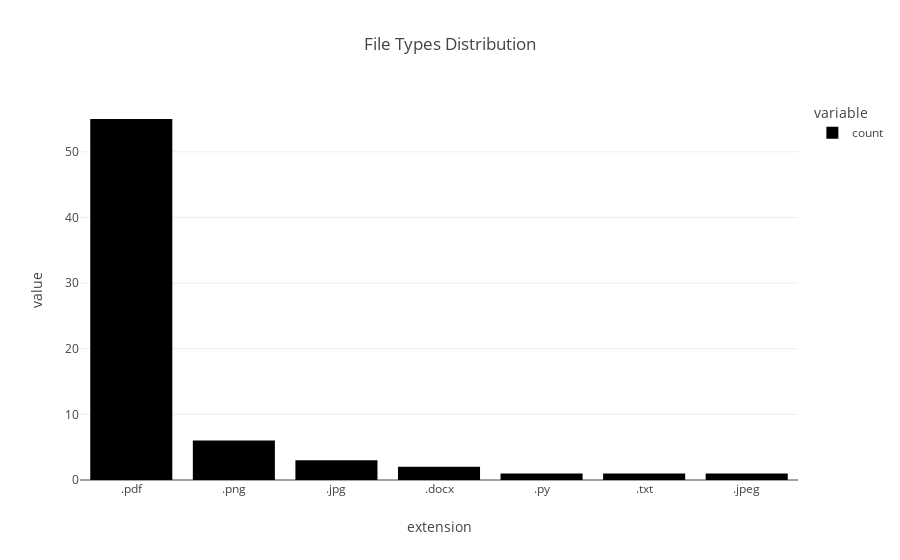

Source (notebook cell):
### Code cell
# Basic Analysis: File Extensions
if df is not None:
    # Extract extension
    df['extension'] = df['filename'].apply(lambda x: os.path.splitext(x)[1].lower() if os.path.splitext(x)[1] else 'No Ext')
    
    # Count extensions
    ext_counts = df['extension'].value_counts()
    print("\nFile Extension Counts:")
    print(ext_counts)
    
    # Plot
    try:
        import plotly.express as px
        fig = px.bar(ext_counts, title="File Types Distribution")
        fig.show()
    except ImportError:
        print("Plotly not installed, skipping plot.")

### Figure 1 — Plotly figure (JSON) as saved in the notebook; plotly's stock layout.template omitted (floating-point values rounded to 4 significant figures)
{"data": [{"hovertemplate": "variable=count<br>extension=%{x}<br>value=%{y}<extra></extra>", "legendgroup": "count", "marker": {"color": "#000001", "pattern": {"shape": ""}}, "name": "count", "orientation": "v", "showlegend": true, "textposition": "auto", "type": "bar", "x": [".pdf", ".png", ".jpg", ".docx", ".py", ".txt", ".jpeg"], "xaxis": "x", "y": [55, 6, 3, 2, 1, 1, 1], "yaxis": "y"}], "layout": {"barmode": "relative", "legend": {"title": {"text": "variable"}, "tracegroupgap": 0}, "title": {"text": "File Types Distribution"}, "xaxis": {"anchor": "y", "domain": [0, 1], "title": {"text": "extension"}}, "yaxis": {"anchor": "x", "domain": [0, 1], "title": {"text": "value"}}}}
